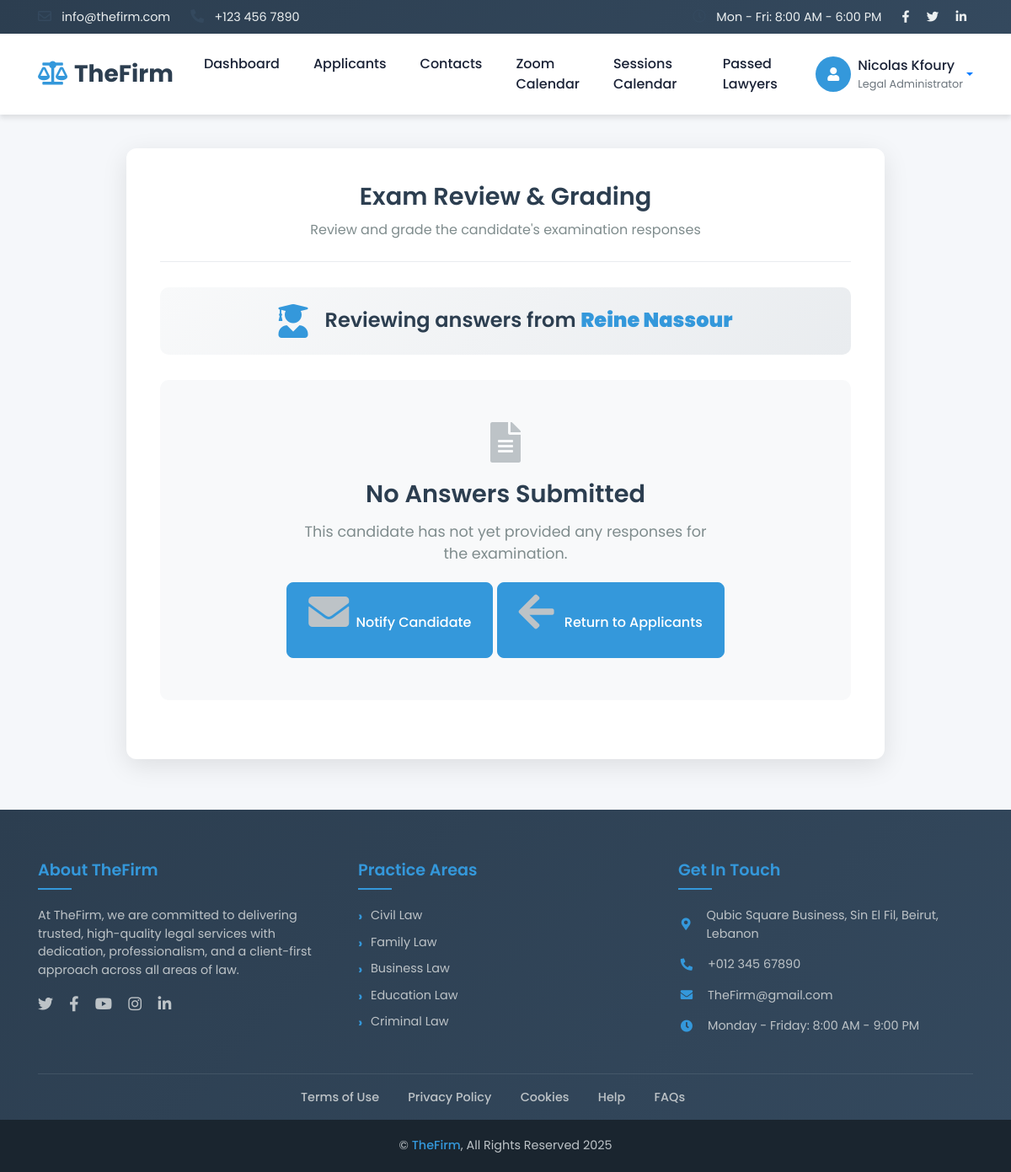
The page /admin/quizanswers.php?id=12 (signed in) on the database as committed earlier.
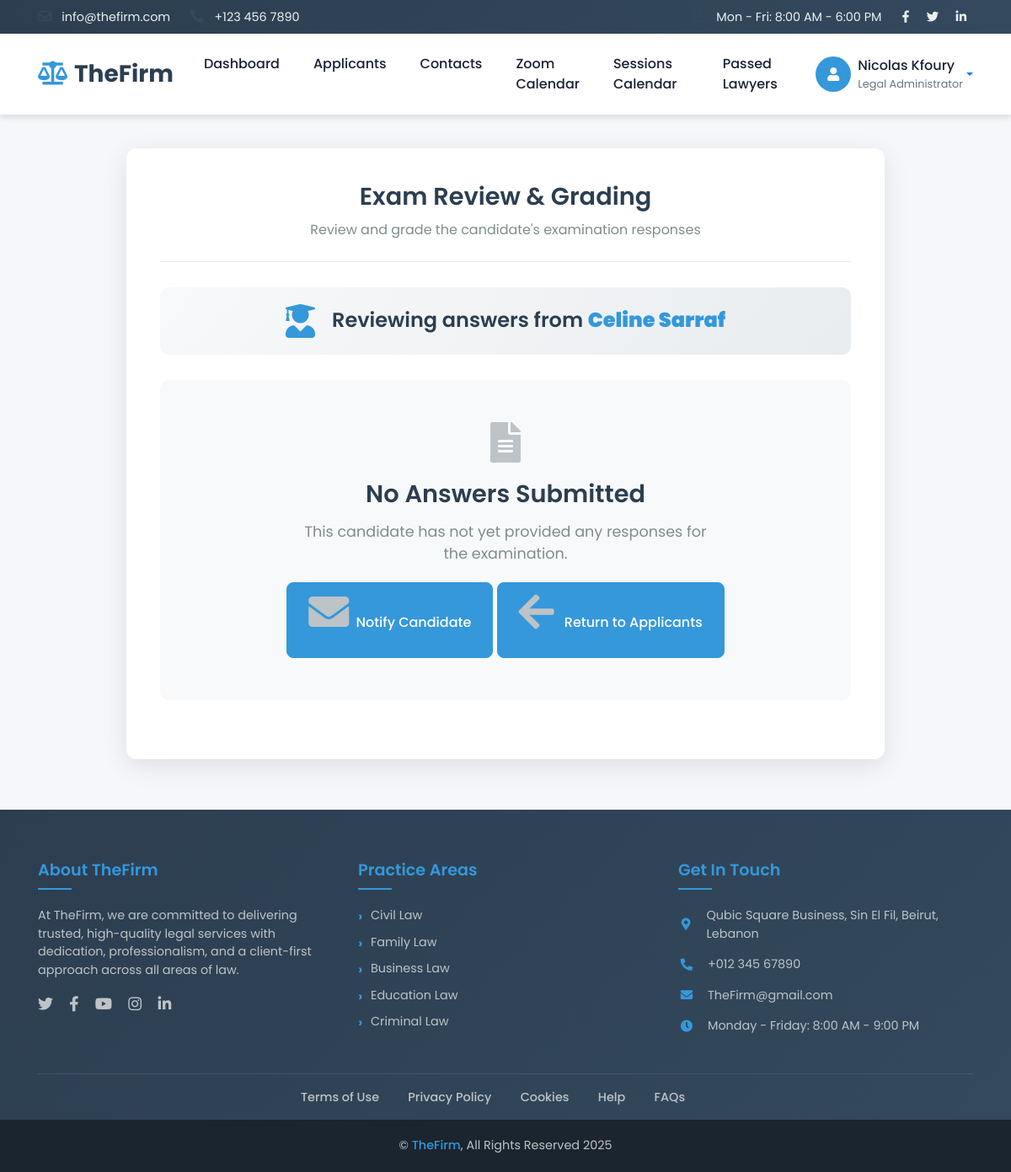
The same page on the database as committed later.
### tables this page shows
CREATE TABLE `user` (
  `id` int(50) NOT NULL,
  `fname` varchar(255) NOT NULL,
  `lname` varchar(255) NOT NULL,
  `email` varchar(255) NOT NULL,
  `password` varchar(255) NOT NULL,
  `address` varchar(255) NOT NULL,
  `phonenum` int(9) NOT NULL,
  `image` varchar(255) NOT NULL,
  `role` int(1) NOT NULL,
  `status` enum('Unverified','Unrestricted','Restricted','') NOT NULL DEFAULT 'Unverified'
);

### admin/quizanswers.php (the view, shortened to what the changed rows need)
<!DOCTYPE html>
<html lang="en">
<head>
    <link href="https://stackpath.bootstrapcdn.com/bootstrap/4.4.1/css/bootstrap.min.css" rel="stylesheet">
    <link href="https://cdnjs.cloudflare.com/ajax/libs/font-awesome/5.15.3/css/all.min.css" rel="stylesheet">
    <link href="lib/animate/animate.min.css" rel="stylesheet">
    <link href="lib/owlcarousel/assets/owl.carousel.min.css" rel="stylesheet">
    <link href="../css/admincss.css" rel="stylesheet">
</head>
<body>
    <?php include 'header.php'; ?>
    <?php
    $userid = $_GET['id'];
    $sql4 = "SELECT * FROM `user` WHERE id='$userid'";
    $res4 = $conn->query($sql4);
    $row4 = $res4->fetch_assoc();
    $fname = $row4['fname'];
    $lname = $row4['lname'];
    $sql2 = "SELECT * FROM `quiz` ORDER BY id DESC LIMIT 1";
    $res2 = $conn->query($sql2);
    $row2 = $res2->fetch_assoc();
    $quizid = $row2['id'];
    $status = $row2['status'];
    if ($status == 'Pending') {
    ?>
        <div class="container py-5">
            <div class="empty-state">
                <i class="fas fa-hourglass-half"></i>
                <h2>Exam Not Yet Available for Review</h2>
                <p>This examination is still in progress. You'll be able to review and grade the responses once the exam period concludes.</p>
                <a href="accepted.php" class="btn btn-primary">
                    <i class="fas fa-arrow-left mr-2"></i> Return to Applicants
                </a>
            </div>
        </div>
    <?php
        exit;
    } else {
        $sql = "SELECT * FROM `question` WHERE quizid='$quizid'";
        $res = $conn->query($sql);
        $sql3 = "SELECT * FROM `answers` WHERE userid='$userid'";
        $res3 = $conn->query($sql3);
    ?>
        <div class="container">
            <div class="exam-container">
                <div class="exam-header">
                    <h1>Exam Review & Grading</h1>
                    <p>Review and grade the candidate's examination responses</p>
                </div>
                <div class="candidate-info">
                    <i class="fas fa-user-graduate"></i>
                    <h2>Reviewing answers from <strong><?= htmlspecialchars($fname . " " . $lname); ?></strong></h2>
                </div>
                <?php
                if ($res3->num_rows > 0) {
                ?>
                    <form action="grade.php" method="post">
                        <?php
                        $counter = 1;
                        while ($row3 = $res3->fetch_assoc()) {
                            $answers = $row3['answer'];
                            $ansid = $row3['id'];
                            $grades = $row3['grade'];
                            $row = $res->fetch_assoc();
                            $question = $row['given'];
                            $grade = $row['grade'];
                            $questid = $row['id'];
                            if ($grades == 0) {
                        ?>
                                <div class="question-card">
                                    <div class="question-header">
                                        <div class="question-number"><?= $counter ?></div>
                                        <h3 class="question-title">Question <?= $counter . getOrdinalSuffix($counter) ?></h3>
                                    </div>
                                    <div class="question-section">
                                        <label class="question-label">Question</label>
                                        <div class="question-content">
                                            <?= nl2br(htmlspecialchars($question)); ?>
                                        </div>
                                        <input type="hidden" name="userid" value="<?= $userid; ?>">
                                        <input type="hidden" name="questid[]" value="<?= $questid; ?>">
                                    </div>
                                    <div class="question-section">
                                        <label class="question-label">Candidate's Answer</label>
                                        <div class="question-content">
                                            <?= nl2br(htmlspecialchars($answers)); ?>
                                        </div>
                                        <textarea name="answer[]" class="d-none"><?= htmlspecialchars($answers); ?></textarea>
                                        <textarea name="question[]" class="d-none"><?= htmlspecialchars($question); ?></textarea>
                                    </div>
                                    <div class="question-section">
                                        <label class="question-label">Assign Grade (out of <?= $grade; ?> points)</label>
                                        <div class="grade-input">
                                            <input type="number" name="grade[]" min="0" max="<?= $grade; ?>" placeholder="Enter grade..." required>
                                        </div>
                                    </div>
                                </div>
                            <?php
                            } else {
                            ?>
                                <div class="question-card">
                                    <div class="question-header">
                                        <div class="question-number"><?= $counter ?></div>
                                        <h3 class="question-title">Question <?= $counter . getOrdinalSuffix($counter) ?></h3>
                                    </div>
                                    <div class="question-section">
                                        <label class="question-label">Question</label>
                                        <div class="question-content">
                                            <?= nl2br(htmlspecialchars($question)); ?>
                                        </div>
                                        <input type="hidden" name="userid" value="<?= $userid; ?>">
                                        <input type="hidden" name="questid[]" value="<?= $questid; ?>">
                                    </div>
                                    <div class="question-section">
                                        <label class="question-label">Candidate's Answer</label>
                                        <div class="question-content">
                                            <?= nl2br(htmlspecialchars($answers)); ?>
                                        </div>
                                        <textarea name="answer[]" class="d-none"><?= htmlspecialchars($answers); ?></textarea>
                                        <textarea name="question[]" class="d-none"><?= htmlspecialchars($question); ?></textarea>
                                    </div>
                                    <div class="question-section">
                                        <label class="question-label">Assigned Grade (out of <?= $grade; ?> points)</label>
                                        <div class="grade-input">
                                            <input type="number" name="grade[]" min="0" max="<?= $grade; ?>" value="<?= htmlspecialchars($grades); ?>" required>
                                        </div>
                                    </div>
                                </div>
                            <?php
                            }
                            $counter++;
                        }
                        $sql6 = "SELECT SUM(grade) as sum FROM `answers` WHERE userid='$userid'";
                        $res6 = $conn->query($sql6);
                        if ($res6->num_rows > 0) {
                            $row6 = $res6->fetch_assoc();
                            $sum = $row6['sum'];
                            $sql7 = "SELECT grade FROM `question` WHERE quizid='$quizid'";
                            $res7 = $conn->query($sql7);
                            $totalPossible = 0;
                            while ($row7 = $res7->fetch_assoc()) {
                                $totalPossible += $row7['grade'];
                            }
                            $half = $totalPossible / 2;
                            $resultText = ($sum > $half) ? "PASSED" : "FAILED";
                            $resultClass = ($sum > $half) ? "passed" : "failed";
                            if ($sum > $half && $sum > 0) {
                                $checkSql = "SELECT * FROM `quizresult` WHERE userid='$userid' AND quizid='$quizid'";
                                $checkRes = $conn->query($checkSql);
                                if ($checkRes->num_rows == 0) {
                                    $sql8 = "INSERT INTO `quizresult` (score, result, quizid, userid) VALUES ('$sum', 'Passed', '$quizid', '$userid')";
                                    $conn->query($sql8);
                                }
                            } else if ($sum > 0) {
                                $checkSql = "SELECT * FROM `quizresult` WHERE userid='$userid' AND quizid='$quizid'";
                                $checkRes = $conn->query($checkSql);
                                if ($checkRes->num_rows == 0) {
                                    $sql8 = "INSERT INTO `quizresult` (score, result, quizid, userid) VALUES ('$sum', 'Failed', '$quizid', '$userid')";
                                    $conn->query($sql8);
                                }
                            }
                            ?>
                            <div class="result-summary">
                                <h2>Final Examination Result</h2>
                                <p class="grade">Score: <span class="<?= $resultClass ?>"><?= $sum ?></span> out of <?= $totalPossible ?> points - <span class="<?= $resultClass ?>"><?= $resultText ?></span></p>
                            </div>
                        <?php
                        }
                        ?>
                        <div class="grade-actions">
                            <a href="accepted.php" class="btn btn-secondary mr-3">
                                <i class="fas fa-arrow-left mr-1"></i> Back
                            </a>
                            <button type="submit" class="btn btn-primary">
                                <i class="fas fa-save mr-1"></i> Submit Grades
                            </button>
                        </div>
                    </form>
                <?php
                } else {
                ?>
                    <div class="empty-state">
                        <i class="fas fa-file-alt"></i>
                        <h2>No Answers Submitted</h2>
                        <p>This candidate has not yet provided any responses for the examination.</p>
                        <form action="noquizanswers.php" method="post">
                            <button type="submit" class="btn btn-primary">
                                <i class="fas fa-envelope mr-1"></i> Notify Candidate
                            </button>
                        <a href="accepted.php" class="btn btn-primary">
                            <i class="fas fa-arrow-left mr-2"></i> Return to Applicants
                        </a>
                        </form>
                    </div>
                <?php
                }
                ?>
            </div>
        </div>
    <?php
    }
    ?>
</body>
</html>

Rows that differ between the two databases and show on the page:
changed user: fname+lname "Reine Nassour" → "Celine Sarraf"
